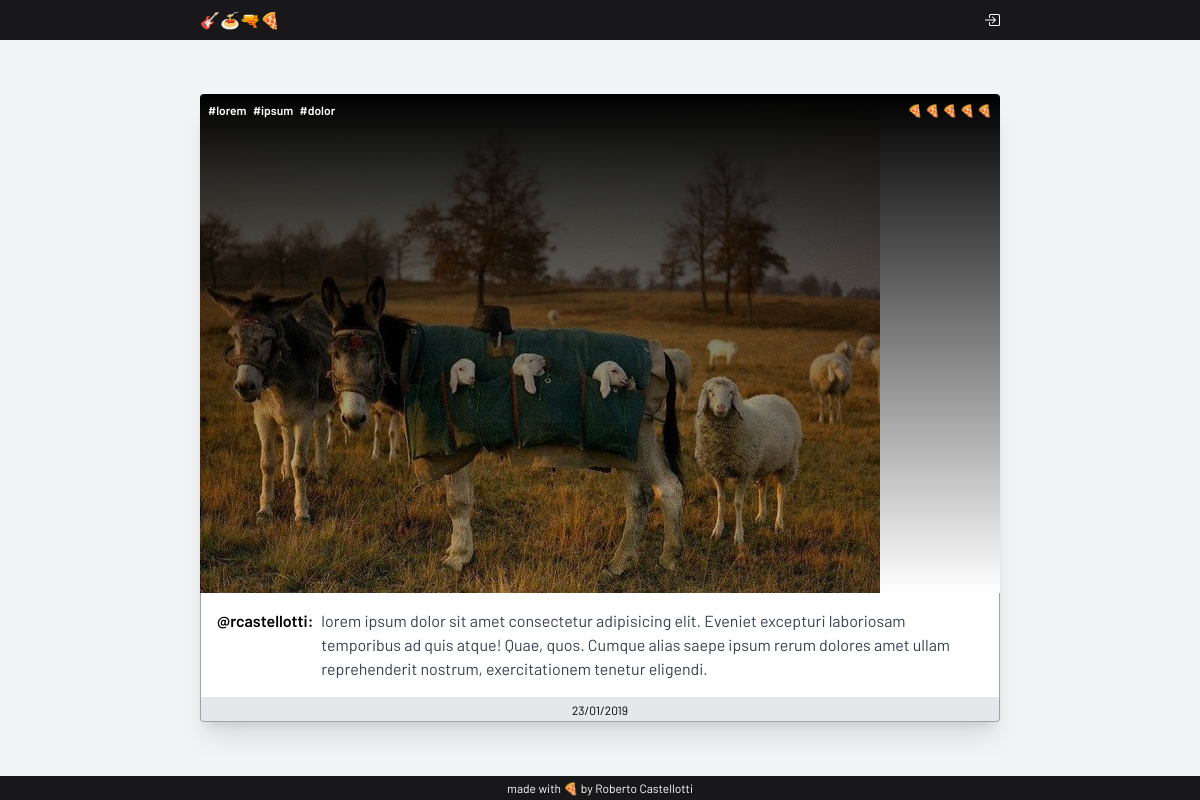
The page / on the database its author committed.
### mpmp.py (models this page shows, shortened)
class Post(db.Model):
    id = db.Column(db.Integer, primary_key=True)
    text = db.Column(db.String(80), nullable=False)
    date = db.Column(db.String(80), nullable=False)
    rating = db.Column(db.Integer(), nullable=False)
    image = db.Column(db.String(120), nullable=False)
    slug = db.Column(db.String(120), unique=True, nullable=False)
    categories = db.relationship("Category", backref="post", lazy=True)
    author = db.relationship("User", backref="post", lazy=True, uselist=False)

class Category(db.Model):
    id = db.Column(db.Integer, primary_key=True)
    text = db.Column(db.String(64), nullable=False)
    post_id = db.Column(db.Integer, db.ForeignKey("post.id"))

class User(db.Model, UserMixin):
    id = db.Column(db.Integer, primary_key=True)
    username = db.Column(db.String(80), unique=True, nullable=False)
    password_hash = db.Column(db.String(120))
    post_id = db.Column(db.Integer, db.ForeignKey("post.id"))

### mpmp.py (the view)
@app.get("/")
def index():
    posts = Post.query.all()
    return render_template("index.html", posts=posts)

### templates/index.html
{% extends "base.html" %} {% block content %} {%for post in posts%}
<div class="bg-white mx-auto shadow-xl rounded text-sm sm:text-base">
  <div class="relative">
    <img
      class="max-h-128 z-10 transform-gpu group-hover:opacity-75 rounded-t"
      src="{{post.image}}"
    />
    <div
      class="rounded-t bg-gradient-to-b from-black w-full h-full absolute bottom-0 left-0"
    >
      <div class="m-2 text-xs flex justify-between">
        <div>
          {% for category in post.categories%}
          <span class="mr-1 font-semibold text-white">
            #{{category.text}}
          </span>
          {%endfor%}
        </div>
        <span class="self-end">
          {%for i in range(post.rating)%} 🍕 {%endfor%}
        </span>
      </div>
    </div>
  </div>
  <div class="flex gap-x-2 p-4 border-r border-l border-gray-400">
    <span class="font-semibold">@{{post.author.username}}:</span>
    <span class="text-gray-700">{{post.text}}</span>
  </div>
  <div
    class="border-r border-l border-gray-400 border-b bg-gray-200 rounded-b text-center"
  >
    <span class="text-xs">{{post.date}}</span>
  </div>
</div>
{%endfor%} {% endblock %}

### templates/base.html (shortened to what this page needs)
<!DOCTYPE html>
<html lang="en">
  <head>
    <script src="https://cdn.tailwindcss.com?plugins=typography"></script>
  </head>
  <body class="flex flex-col h-screen justify-between bg-gray-100">
    <header class="py-2 bg-zinc-900 text-white">
      <div
        class="w-11/12 sm:w-8/12 xl:w-3/12 mx-auto flex justify-between items-center"
      >
        <a href="/" class="flex items-center"> 🎸🍝🔫🍕 </a>
         {% if not current_user.is_authenticated %}
        <a href="{{ url_for('login') }}" class="flex items-center">
        </a>
        {%endif%}
      </div>
    </header>
    <div class="my-2 w-11/12 sm:w-8/12 xl:w-3/12 mx-auto grid gap-y-6">
      {% block content %}{% endblock %}
    </div>
    <footer class="text-xs p-1 bg-zinc-900 text-white text-center">
      made with 🍕 by
      <a href="https://rcastellotti.dev"> Roberto Castellotti </a>
    </footer>
  </body>
</html>

### templates/base.html (style rules this page uses)
* { font-family: "Barlow"; }

### rows shown on the page
Post: image (picture), rating 5 (drawn), author.username "rcastellotti", text "lorem ipsum dolor sit amet consectetur adipisicing elit. Eveniet excepturi laboriosam temporibus ad quis atque! Quae, quos. Cumque alias saepe ipsum rerum dolores amet ullam reprehenderit nostrum, exercitationem tenetur eligendi.", date "23/01/2019"
Category: text "lorem"
Category: text "ipsum"
Category: text "dolor"
